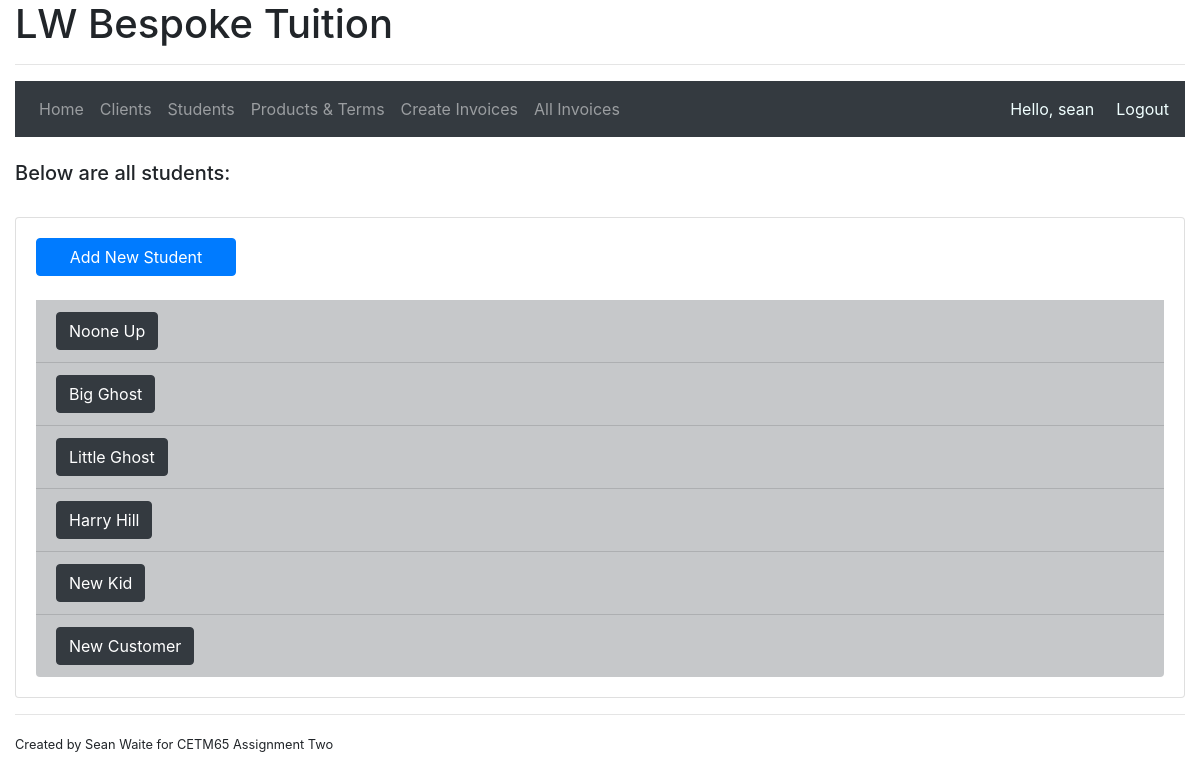
Before: /allstudents/ (signed in) with the older database file.
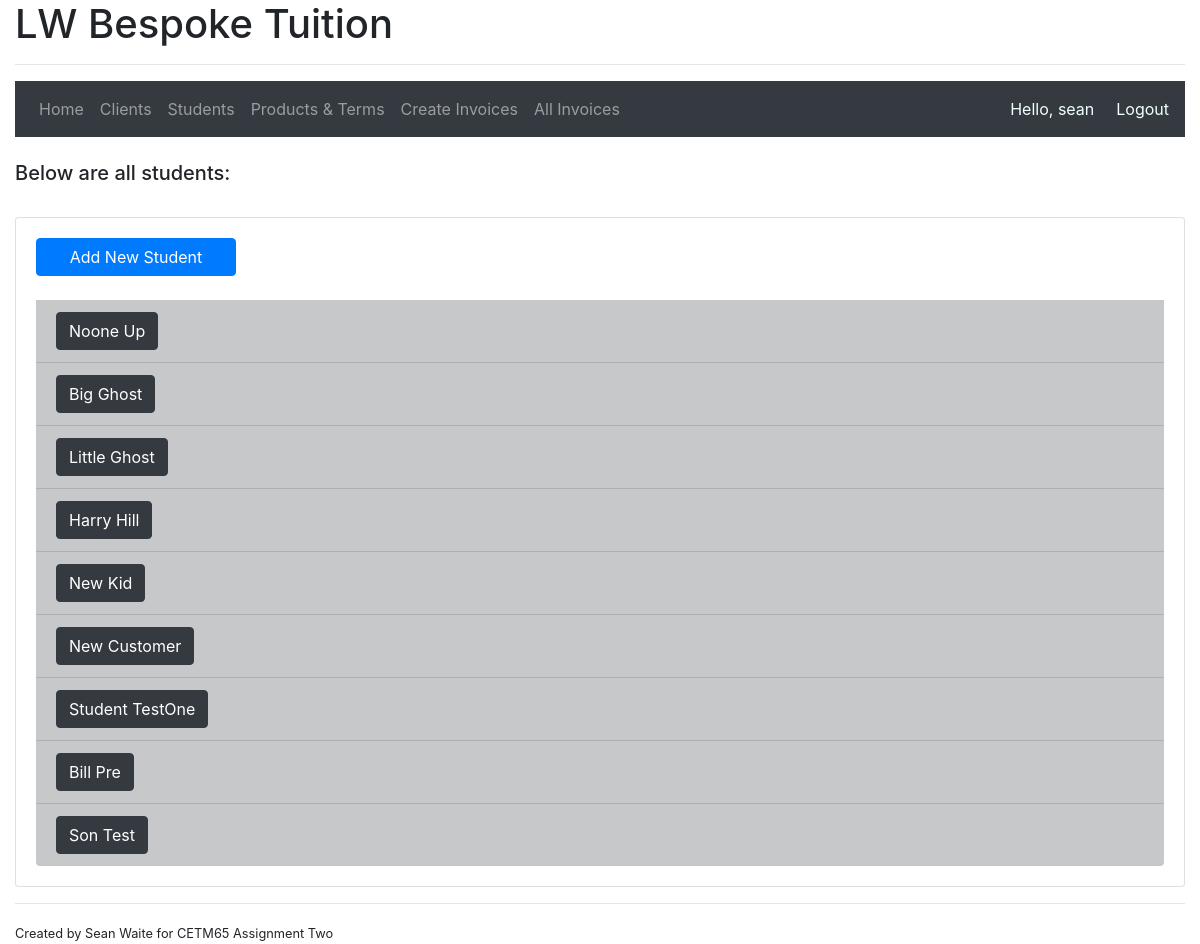
After: the same page with the newer database file.
### accounts/models.py (models this page shows, shortened)
class Student(models.Model):
    YEAR_1 = 1
    YEAR_2 = 2
    YEAR_3 = 3
    YEAR_4 = 4
    YEAR_5 = 5
    YEAR_6 = 6
    YEAR_7 = 7
    YEAR_8 = 8
    YEAR_9 = 9
    YEAR_10 = 10
    YEAR_11 = 11
    NO_SCHOOL = 0
    SCHOOL_YEAR_CHOICES = (
        (YEAR_1, 'Year 1'),
        (YEAR_2, 'Year 2'),
        (YEAR_3, 'Year 3'),
        (YEAR_4, 'Year 4'),
        (YEAR_5, 'Year 5'),
        (YEAR_6, 'Year 6'),
        (YEAR_7, 'Year 7'),
        (YEAR_8, 'Year 8'),
        (YEAR_9, 'Year 9'),
        (YEAR_10, 'Year 10'),
        (YEAR_11, 'Year 11'),
        (NO_SCHOOL, 'No longer in school'),
    )
    parent = models.ManyToManyField(Client)
    forename = models.CharField(max_length=100, validators=[letters_only])
    surname = models.CharField(max_length=100, null=True, blank=True, validators=[letters_only])
    date_of_birth = models.DateField(null=True, blank=True)
    school_year = models.IntegerField(choices=SCHOOL_YEAR_CHOICES, default=1)
    date_inserted = models.DateTimeField(auto_now_add=True)

### accounts/decorators.py (the view)
        def wrapper_func(request, *args, **kwargs):
            denied = False
            for roles in allowed_roles:
                if request.user.groups.filter(name = roles).exists():
                    return view_func(request, *args, **kwargs)
                else:
                    denied = True
            if denied == True:
                return redirect('accounts:home')

### accounts/views.py (called while the page is built)
@login_required(login_url='accounts:login')
@allowedUsers(allowed_roles=['admin'])
def allStudents(request):
    students = Student.objects.all()
    context = {'students': students}
    return render(request, 'accounts/allstudents.html', context)

### accounts/templates/accounts/allstudents.html
{% extends "accounts/main.html" %}
{% block main %}
<br>
<h5>Below are all students:</h5>
<br>
<div class="card card-body">
    <a style="width: 200px" class="btn btn-primary" href="{% url 'accounts:addstudent' %}">Add New Student</a>
    <br>
    <ul class="list-group list-group-flush">
        {% for names in students %}
            <li class="list-group-item list-group-item-dark">
                <a class="btn btn-dark" href="{% url 'accounts:student' names.pk %}">
                {{ names.forename }} {{names.surname}}</a>
            </li>
        {% endfor %}
    </ul>
</div>
{% endblock %}

Changed rows visible on the page:
added Student: forename "Student", surname "TestOne"
added Student: forename "Bill", surname "Pre"
added Student: forename "Son", surname "Test"
